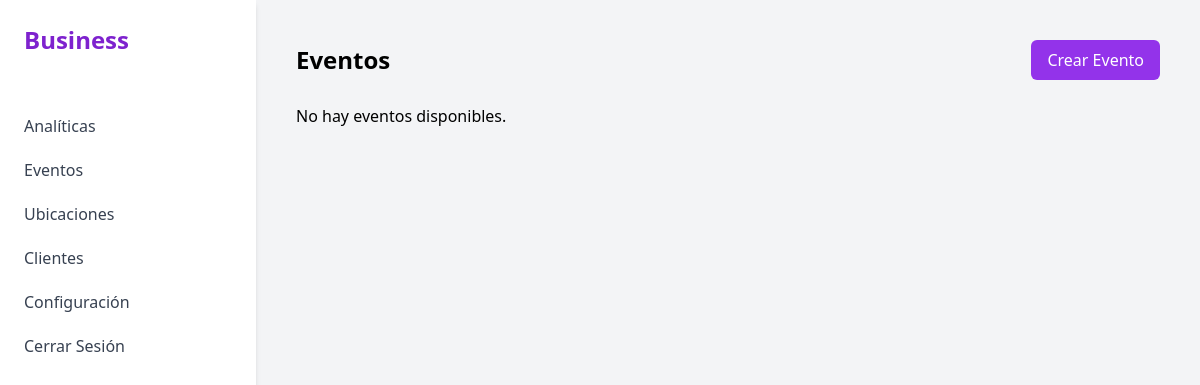
/events/ (signed in), run on an earlier commit of the app's database.
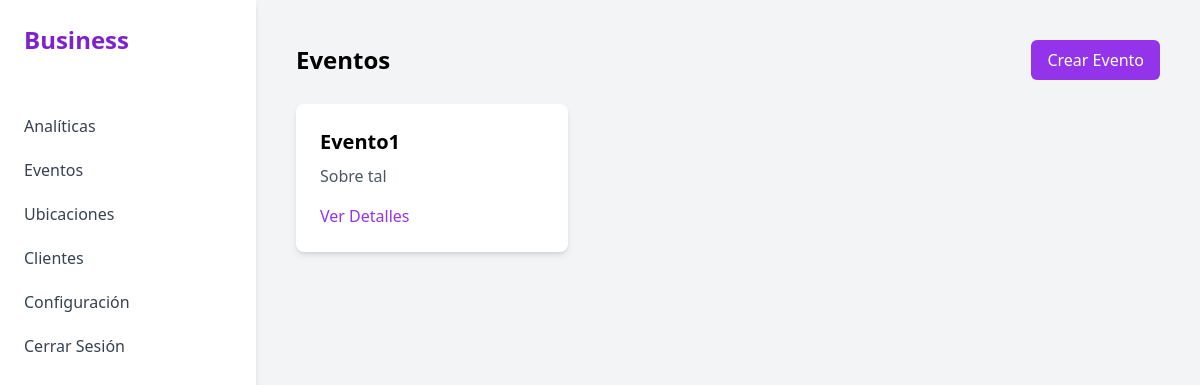
And on a later commit of the database.
### events/models.py (models this page shows, shortened)
class Event(models.Model):
    title = models.CharField(max_length=200)
    description = models.TextField()
    start_time = models.DateTimeField()
    end_time = models.DateTimeField()
    location = models.ForeignKey(Location, on_delete=models.CASCADE)
    organizer = models.ForeignKey(User, on_delete=models.CASCADE)

### events/views.py (the view)
# urls.py: path('', EventListView.as_view(), name='event-list'),
class EventListView(ListView):
    model = Event
    template_name = 'events/event_list.html'
    context_object_name = 'events'

### templates/events/event_list.html (shortened to what this page needs)
{% extends 'base.html' %}
{% block content %}
<div class="flex justify-between items-center mb-6">
    <h1 class="text-2xl font-bold">Eventos</h1>
    {% if user.is_authenticated and user.userprofile.role == 'organizer' %}
        <a href="{% url 'events:event-create' %}" class="px-4 py-2 font-medium text-white bg-purple-600 rounded-md hover:bg-purple-700">Crear Evento</a>
    {% endif %}
</div>
<div class="grid grid-cols-1 gap-6 md:grid-cols-2 lg:grid-cols-3">
    {% for event in events %}
        <div class="p-6 bg-white rounded-lg shadow-md">
            <h2 class="text-xl font-bold">{{ event.title }}</h2>
            <p class="mt-2 text-gray-600">{{ event.description|truncatewords:20 }}</p>
            <div class="mt-4">
                <a href="{% url 'events:event-detail' event.pk %}" class="font-medium text-purple-600 hover:text-purple-500">Ver Detalles</a>
            </div>
        </div>
    {% empty %}
        <p>No hay eventos disponibles.</p>
    {% endfor %}
</div>
{% endblock %}

What changed in the data, as far as the page shows it:
added Event: title "Evento1", description "Sobre tal"
Also different on the page:
text no longer shown: "No hay eventos disponibles."
